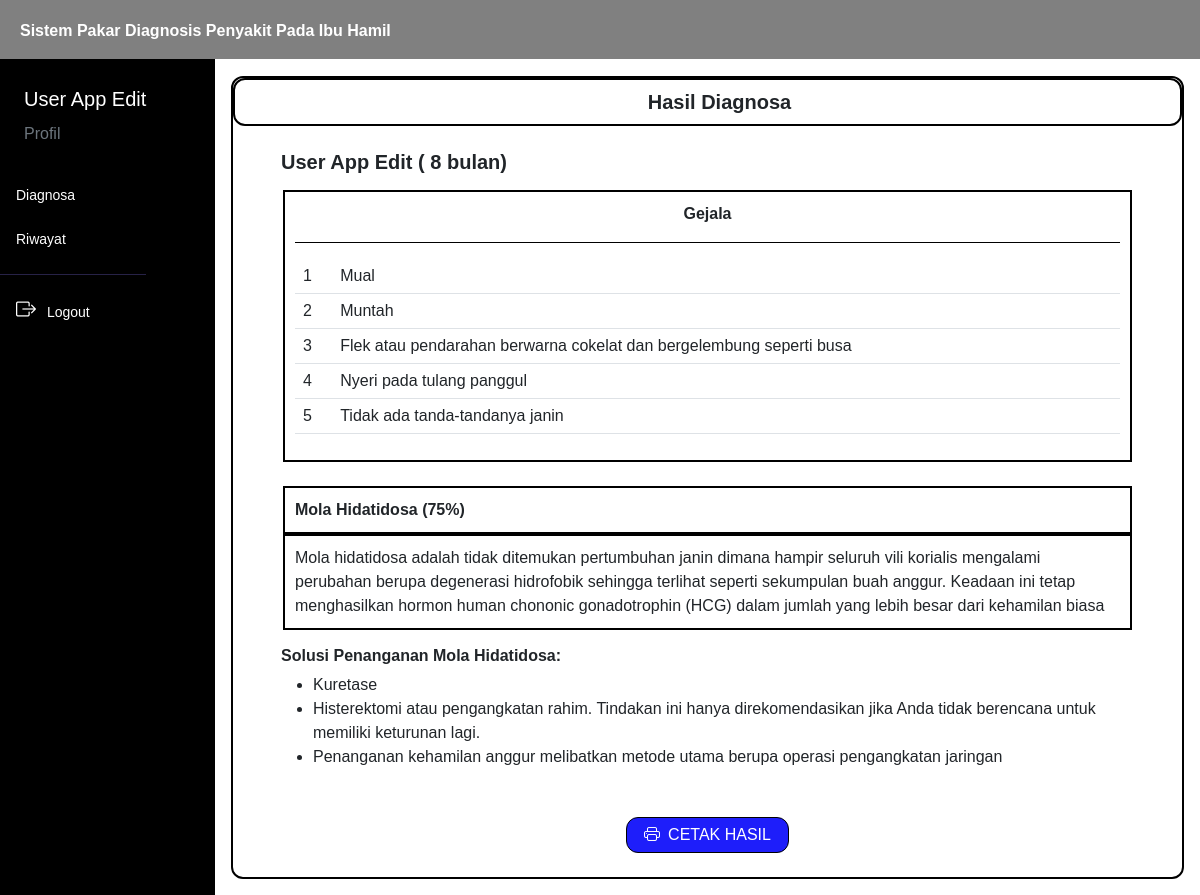
Page /hasil/index.php (signed in) on the earlier database version.
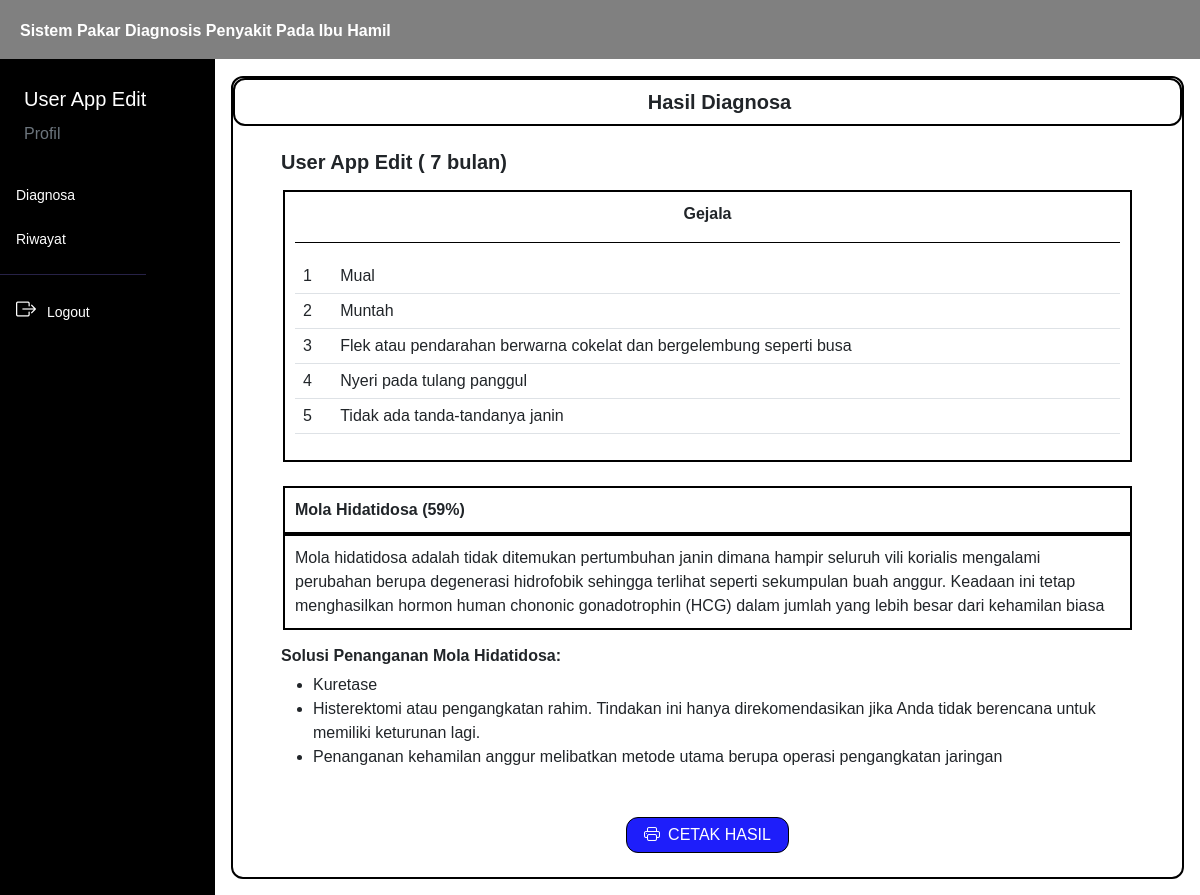
Same page on the later database version.
### tables this page shows
CREATE TABLE `hasil` (
  `idhasil` int(11) NOT NULL,
  `iduser` int(11) NOT NULL,
  `tanggal` timestamp NOT NULL DEFAULT current_timestamp(),
  `usia_kandungan` int(30) NOT NULL,
  `preeklampsia` double DEFAULT 0,
  `kehamilan_etopik` double DEFAULT 0,
  `hiperemesis_gravidarum` double DEFAULT 0,
  `mola_hidatidosa` double DEFAULT 0,
  `anemia` double DEFAULT 0
);

CREATE TABLE `penyakit` (
  `idpenyakit` int(11) NOT NULL,
  `kode_penyakit` varchar(45) NOT NULL,
  `nama_penyakit` varchar(50) NOT NULL,
  `deskripsi` text NOT NULL
);

### controller/main.php (called while the page is built, shortened)
<?php
$conn = mysqli_connect("localhost", "root", "", "kehamilan");
function query($query)
{
    global $conn;
    $result = mysqli_query($conn, $query);
    $rows = [];
    while ($row = mysqli_fetch_assoc($result)) {
        $rows[] = $row;
    }
    return $rows;
}
function generateRandomKey()
{
    $keyLength = 32;
    $randomBytes = openssl_random_pseudo_bytes($keyLength, $strong);
    if (!$strong) {
        $randomBytes = random_bytes($keyLength);
    }
    return base64_encode($randomBytes);
}
function enkripsi($kata)
{
    $key = generateRandomKey();
    $string = openssl_encrypt($kata, 'AES-256-CBC', $key, 0, substr($key, 0, 16));
    $hasilEnkripsi = base64_encode($key . $string);
    return $hasilEnkripsi;
}
function dekripsi($kata)
{
    $string = base64_decode($kata);
    $key = substr($string, 0, 44);
    $enkripsi = substr($string, 44);
    $hasil = openssl_decrypt($enkripsi, 'AES-256-CBC', $key, 0, substr($key, 0, 16));
    return $hasil;
}
?>

### hasil/index.php (the view, shortened to what the changed rows need)
<?php
if (isset($_GET['id'])) {
    $idhasil = dekripsi($_GET['id']);
    $data = query("SELECT * FROM hasil WHERE idhasil = $idhasil")[0];
    $iduser = $data['iduser'];
    $nama_user = query("SELECT nama FROM user WHERE iduser = $iduser")[0];
    $hasil = hasil($data);
} else {
    $iduser = dekripsi($_COOKIE['SPKehamilan']);
    $data = query("SELECT * FROM hasil WHERE iduser = $iduser AND idhasil = (SELECT MAX(idhasil) FROM hasil WHERE iduser = $iduser)")[0];
    $nama_user = query("SELECT nama FROM user WHERE iduser = $iduser")[0];
}
$idhasill = enkripsi($data['idhasil']);
?>
<html lang="en">
<head>
    <link href="https://cdn.jsdelivr.net/npm/bootstrap@5.3.0/dist/css/bootstrap.min.css" rel="stylesheet"
>
    <link rel="stylesheet" href="https://cdn.jsdelivr.net/npm/bootstrap-icons@1.10.5/font/bootstrap-icons.css">
    <link rel="stylesheet" href="../style.css">
</head>
<body>
    <div class="content">
        <?php
        require_once('../navbar/navbar.php');
        ?>
        <div class="main-container m-0">
            <div class="d-flex">
                <div class="contents px-3 py-3">
                    <div class="box">
                        <div class="box1">
                            <h5 class="text-dark text-center mb-0 ms-4 fw-bold">
                            </h5>
                        </div>
                        <h5 class="fw-bold mt-4 ms-5">
                            <?= $nama_user['nama']; ?> (
                            <?= $data['usia_kandungan']; ?> bulan)
                        </h5>
                        <div class="box2 mt-3 text-center">
                            <label for="" class="fw-bold">Gejala</label>
                            <hr style="color: black; opacity: 1;">
                            <table class="table">
                            </table>
                        </div>
                        <?php foreach ($hasil as $hs):
                            $dapen = query("SELECT * FROM penyakit WHERE nama_penyakit = '$hs'")[0];
                            $nama_kecil = strtolower(str_replace(" ", "_", $dapen['nama_penyakit']));
                            $presentase = $data[$nama_kecil] * 100;
                        ?>
                            <div class="box2 mt-4 my-0">
                                <label class="fw-bold">
                                    <?= $hs; ?> (<?= $presentase; ?>%)
                                </label>
                            </div>
                            <div class="box2 my-0">
                                <label class="fw-medium">
                                    <?= $dapen['deskripsi']; ?>
                                </label>
                            </div>
                        <?php endforeach; ?>
                        <div class="mx-5 mt-3 mb-3">
                            <?php foreach ($hasil as $hs):
                                $data_solusi = query("SELECT * FROM solusi WHERE idpenyakit = $idpenyakit"); ?>
                                <h6 class="fw-bold">Solusi Penanganan
                                </h6>
                                <ul>
                                </ul>
                            <?php endforeach; ?>
                        </div>
                        <div class="text-center mb-4 mt-5">
                            <a class="text-decoration-none btn btn-primary"
                                href="../cetak.php?idhasil=<?= $idhasill; ?>" target="_blank">
                            </a>
                        </div>
                    </div>
                </div>
            </div>
        </div>
    </div>
</body>
</html>

Differences in the rows shown:
no longer on this page (row unchanged): hasil: usia_kandungan "8"
added hasil: usia_kandungan "7"
computed for penyakit: nama_penyakit.mola_hidatidosa "75" → "59"
